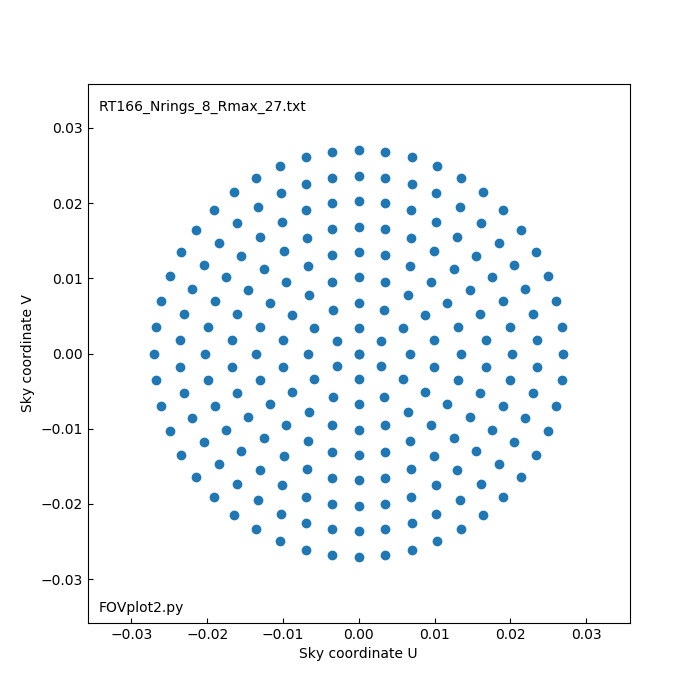

Python code for this plot:

# FOVplot2.py 
# Shows field of view target locations or focal plane locations


import numpy as np
import matplotlib.pyplot as plt

PROGNAME = 'FOVplot2.py'

infile = 'RT166_Nrings_8_Rmax_27.txt'
plotfile = 'FOVplot2.png'



#-----------file unpacker---------------------

def getFileArray(filename):
    nums2D = list()    
    with open(filename) as f:
        data = f.readlines()
    for row in data:
        numrow = list()
        words = row.split()
        for word in words:
            try:
                x = float(word)
            except:
                x = -0.0
            numrow.append(x)
        nums2D.append(numrow)
    # Make nums2D rectangular so asarray() returns an array not a list
    nrows = len(nums2D)
    ncols = 0
    for i in range(nrows):
        ncols = max(ncols, len(nums2D[i]))
    print(' ncols = ' + str(ncols))
    for i in range(nrows):
        while len(nums2D[i]) < ncols:
            nums2D[i].append(-0.0)
    myArray = np.asarray(nums2D)
    return myArray
    
    
    
#=================PROGRAM STARTS HERE=================


print()

# ADC1  is column 0
# ADC2  is column 1
# Sky U is column 2
# Sky V is column 3
# Ngood is column 4
# FP  X is column 5
# FP  Y is column 6

# First 217 rows are ADC=0,0


         
myArray = getFileArray(infile)
nrows = len(myArray)
ncols = len(myArray[0])
print('nrows, ncols = ' + str(nrows) + ' ' + str(ncols))

fig = plt.figure(figsize=(7.,7.))  # inches
ax = fig.add_subplot(1,1,1)
plt.title('')

u = myArray[0:218, 2]
v = myArray[0:218, 3]
plt.scatter(u,v)

ax.tick_params(direction='in')
ax.set_xlabel('Sky coordinate U')
ax.set_ylabel('Sky coordinate V')
ax.text(0.02, 0.02, PROGNAME, transform=ax.transAxes, fontsize=10)
ax.text(0.02, 0.95, infile, transform=ax.transAxes, fontsize=10)

plt.savefig(plotfile) 
plt.show()           

